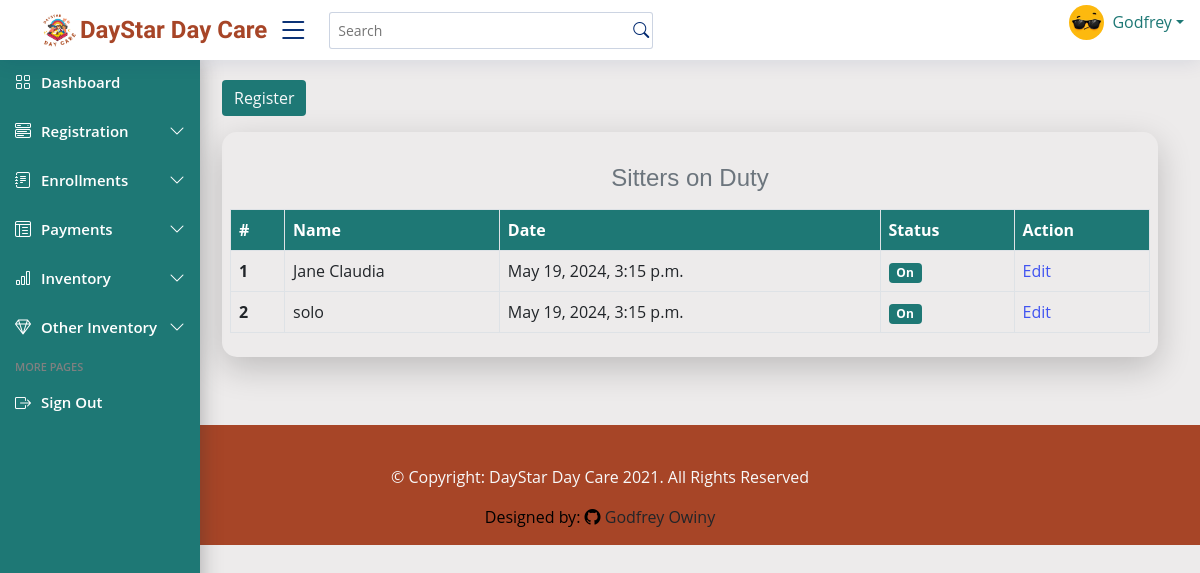
The page /allonduty/ (signed in) on the database as committed earlier.
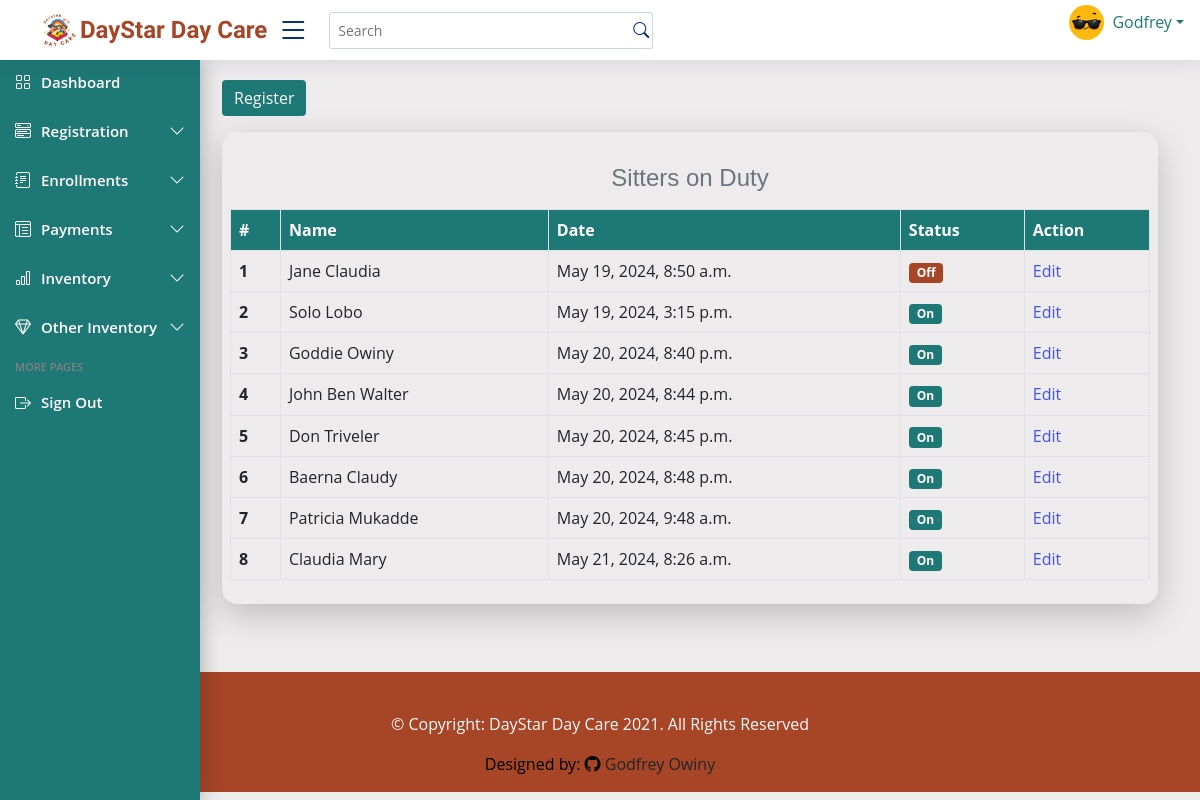
The same page on the database as committed later.
### dayStarApp/models.py (models this page shows, shortened)
class Sitter_on_duty(models.Model):
    STATUS_CHOICES = [
        (True, 'On Duty'),
        (False, 'Off Duty'),
    ]
    sitter_name = models.OneToOneField(Sitter, unique=True, on_delete=models.CASCADE)
    date = models.DateTimeField(default=datetime.now, blank=False)
    status = models.BooleanField(choices=STATUS_CHOICES, null=True, blank= True)
    created_at = models.DateTimeField(auto_now_add=True, blank=False, null=True)

class Sitter(models.Model):
    contact_regex = r'^(\+256|0)\d{9}$'   # Regex for contact
    contact_validator = RegexValidator(
        regex=contact_regex,
        message='Enter a valid Country contact'
    )
    NIN_regex = r'^C(M|F)\d{9}[A-Z]$'
    NIN_validator = RegexValidator(
    regex=NIN_regex,
    message='Enter a valid Ugandan NIN'
)
    name = models.CharField(max_length=100, null=False, blank=False, validators= [name_validator] )
    date_of_birth = models.DateField(blank=False, null=False)
    gender = models.CharField(max_length=100)
    location = models.CharField(max_length=100, default="Kabalagala")
    contact = models.CharField(max_length=13, validators=[MinLengthValidator(10), contact_validator])
    education_Level = models.CharField(max_length=255, blank=False, null=True)
    religion = models.CharField(max_length=100, blank=True)
    next_of_kin = models.CharField(max_length=200, blank=False, validators=[name_validator], default= None)
    recommended_by = models.CharField(max_length=100, null=True, blank=True)
    sitter_number = models.CharField(max_length=10, unique=True, blank=False, default=None)
    date_of_registration = models.DateField(default=timezone.now, null=True, blank=False)
    NIN = models.CharField(max_length=14, unique=True, blank=False, null=True, validators=[MinLengthValidator(10)])
    def __str__(self):
        return self.name

### dayStarApp/views.py (the view)
# urls.py: path('allonduty/', views.allonduty, name='allonduty'),
@login_required
def allonduty(request):
    duty = Sitter_on_duty.objects.all()
    context ={
        'duty': duty,
    }
    template = loader.get_template('dayStarApp/allOnduty.html')
    return HttpResponse(template.render(context))

### dayStarApp/templates/dayStarApp/allOnduty.html (shortened to what this page needs)
{% extends 'dayStarApp/base.html' %} {% load crispy_forms_tags %} {% load static %}
{% block content %}
<main class="main" id="main">
  <div class="container">
    <a class="btn text-light" href="/onduty" style="background-color: #1e7875; border: none;">Register</a>
     <div class="col-lg-12 col-md-12 sitter-table mt-3 p-2">
      <table class="table table-bordered table-stripped mt-3">
        <caption class="caption-top text-center"><h4>Sitters on Duty
        </h4></caption>
        <thead>
          <tr>
            <th scope="col">#</th>
            <th scope="col">Name</th>
            <th scope="col">Date</th>
            <th scope="col">Status</th>
            <th scope="col">Action</th>
          </tr>
        </thead>
        <tbody>
          {% for duty in duty %}
            <tr>
              <th scope="row">{{ duty.id }}</th>
              <td>{{ duty.sitter_name }}</td>
              <td>{{ duty.date }}</td>
              <td>
                {% if duty.status == False %}
                    <span class="badge" style="background-color: #a74527;">Off</span>
                {% elif duty.status == True %}
                    <span class="badge" style="background-color: #1e7875;">On</span>
                {% endif %}
            </td>
              <td><a href="{% url 'editOnduty' id=duty.id %}">Edit</a></td>
            </tr>
          {% endfor %}
        </tbody>
      </table>
    </div>
  </div>
</main>
{% endblock content %}

Rows that differ between the two databases and show on the page:
changed Sitter_on_duty "Jane Claudia": date "May 19, 2024, 3:15 p.m." → "May 19, 2024, 8:50 a.m."; status "On" → "Off"
changed through a linked row, Sitter_on_duty id 2: sitter_name "solo" → "Solo Lobo"
added Sitter_on_duty: id "3", sitter_name "Goddie Owiny", date "May 20, 2024, 8:40 p.m.", status "On"
added Sitter_on_duty: id "4", sitter_name "John Ben Walter", date "May 20, 2024, 8:44 p.m.", status "On"
added Sitter_on_duty: id "5", sitter_name "Don Triveler", date "May 20, 2024, 8:45 p.m.", status "On"
added Sitter_on_duty: id "6", sitter_name "Baerna Claudy", date "May 20, 2024, 8:48 p.m.", status "On"
added Sitter_on_duty: id "7", sitter_name "Patricia Mukadde", date "May 20, 2024, 9:48 a.m.", status "On"
added Sitter_on_duty: id "8", sitter_name "Claudia Mary", date "May 21, 2024, 8:26 a.m.", status "On"
